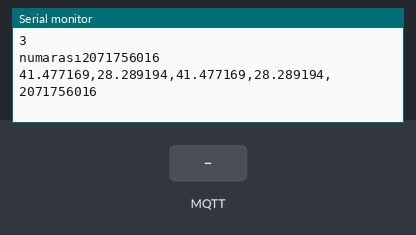
A sketch run on a simulated ESP32. Shown: the last lines printed to the serial monitor. The test bench sets the inputs (shaded band). No MQTT or app messages arrive unless stated.

Above: at 3.8 s.
3.9 s: MQTT message "on" arrives on the first subscribed topic
At 4.6 s:
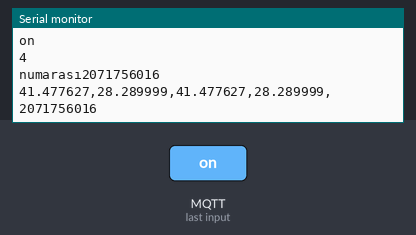
5.5 s: MQTT message "off" arrives on the first subscribed topic
At 6.8 s:
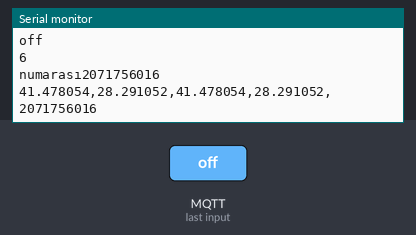
Timing chart, 0 to 8.5 s (numbered marks = the images above; inputs shaded):
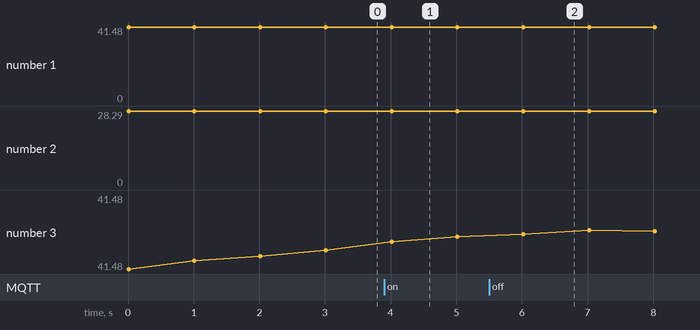

Measured:
- after the input at 3.9 s, the serial monitor: prints a new line after 0.12 s (image 1)
- after the input at 5.5 s, the serial monitor: prints a new line after 0.52 s (image 2)

The sketch:

controlix_hackaton_mqtt_esp32.ino
```cpp
#include "EspMQTTClient.h"

EspMQTTClient client(
  "wifissid",
  "wifipass",
  "" ,//mqtt broker
  "username",
  "pass",
  "TestClient",
  1883
);


float gpslat[27] = {
41.476126,
41.476576,
41.476841,
41.477170,
41.477628,
41.477917,
41.478054,
41.478271,
41.478223,
41.478207,
41.478352,
41.480024,
41.479405,
41.480233,
41.479895,
41.479155,
41.478054,
41.477154,
41.477082,
41.475949,
41.475314,
41.474349,
41.473433,
41.472854,
41.472058,
41.473031
};
float gpslong[27] = {
28.287878,
28.288350,
28.288640,
28.289194,
28.289999,
28.290439,
28.291051,
28.291716,
28.292317,
28.292982,
28.293433,
28.295032,
28.296834,
28.297757,
28.299956,
28.300503,
28.298636,
28.298293,
28.296823,
28.297027,
28.297714,
28.298637,
28.299270,
28.300118,
28.298981,
28.293863
};
float bazlat[10] = {
41.479909,
41.476800,
41.480216,
41.479438,
41.481190,
41.478296,
41.476102,
41.473634,
41.471375
};
float bazlong[10] = {
28.290419,
28.291446,
28.294600,
28.298834,
28.296506,
28.298738,
28.298727,
28.297579,
28.295948
};
float bazistasyonu_mesafe[10];
float enkucuk = 999999.99;

void onConnectionEstablished()
{
  // Subscribe to "mytopic/test" and display received message to Serial
  client.subscribe("teams/1000", [](const String & payload) {
    Serial.println(payload);
  });


  // Publish a message to "mytopic/test"
  client.publish("teams/1000", "busonmus"); // You can activate the retain flag by setting the third parameter to true

  // Execute delayed instructions

}

void setup() {
  Serial.begin(115200);
  client.enableDebuggingMessages();
  client.enableHTTPWebUpdater();
  client.enableOTA();
  client.enableLastWillMessage("TestClient/lastwill", "");

}
int b;
void loop() {
  client.loop();
   Serial.println(b);
   String telem1 = telemetri(b);
   client.publish("teams/1000", telem1);
 Serial.println(telem1);

  b++;
  delay(1000);
  if(b == 26){while(1);}
}
int bazistasyonu(int sayac,float gpslat,float gpslong){
    for(int i;i < 9;i++){
       bazistasyonu_mesafe[i] = distanceBetween(gpslat,gpslong,bazlat[i],bazlong[i]);
       Serial.print(bazistasyonu_mesafe[i]);
       Serial.print( "    ");

      }
      Serial.println();

      int enkucukno;
     for(int a;a<9;a++){
        if(bazistasyonu_mesafe[a] < enkucuk ){

            enkucuk = bazistasyonu_mesafe[a];
            Serial.print(enkucuk);
            Serial.print("    ");
            enkucukno = a;
          }
      }
      Serial.print("numarası");
      Serial.println(enkucukno);
      enkucuk = 999999;
      return enkucukno;
  }
String telemetri(int sayac){

    int mesafe = bazistasyonu(sayac,gpslat[sayac],gpslong[sayac]);
    //if (sayac < 0 )sayac = 0;
    //int mesafe;
    String telemarray[5];

    if(sayac < 10){
         telemarray[0] = String(gpslat[sayac],6);
         telemarray[1] = String(gpslong[sayac],6);
         telemarray[2] = String(gpslat[sayac],6);
         telemarray[3] = String(gpslong[sayac],6);
         telemarray[4] = String(mesafe);


      }
      else{
         telemarray[0] = "0.000000";
         telemarray[1] = "0.000000";
         telemarray[2] = String(gpslat[sayac],6);
         telemarray[3] = String(gpslong[sayac],6);
         telemarray[4] = String(mesafe);
        }
        String telem = telemarray[0]+","+telemarray[1]+","+telemarray[2]+","+telemarray[3]+","+telemarray[4];
        return telem;
  }

double distanceBetween(double lat1, double long1, double lat2, double long2)
{

  double delta = radians(long1-long2);
  double sdlong = sin(delta);
  double cdlong = cos(delta);
  lat1 = radians(lat1);
  lat2 = radians(lat2);
  double slat1 = sin(lat1);
  double clat1 = cos(lat1);
  double slat2 = sin(lat2);
  double clat2 = cos(lat2);
  delta = (clat1 * slat2) - (slat1 * clat2 * cdlong);
  delta = sq(delta);
  delta += sq(clat2 * sdlong);
  delta = sqrt(delta);
  double denom = (slat1 * slat2) + (clat1 * clat2 * cdlong);
  delta = atan2(delta, denom);
 double zort = abs(delta * 6372795);
  return zort;
}
```
